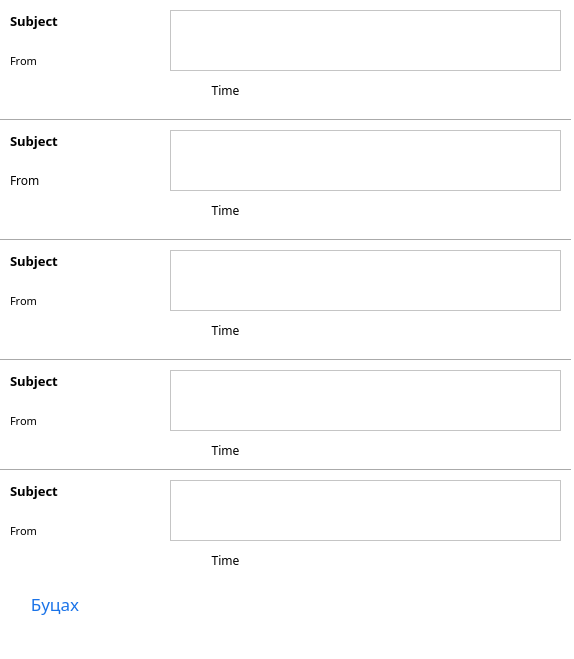
<?xml version="1.0" encoding="UTF-8"?>
<ui version="4.0">
 <class>InboxWindow</class>
 <widget class="QMainWindow" name="InboxWindow">
  <property name="geometry">
   <rect>
    <x>0</x>
    <y>0</y>
    <width>574</width>
    <height>659</height>
   </rect>
  </property>
  <property name="minimumSize">
   <size>
    <width>574</width>
    <height>659</height>
   </size>
  </property>
  <property name="maximumSize">
   <size>
    <width>574</width>
    <height>659</height>
   </size>
  </property>
  <property name="windowTitle">
   <string>Ирсэн мэйл</string>
  </property>
  <property name="windowIcon">
   <iconset>
    <normaloff>img/icon.png</normaloff>img/icon.png</iconset>
  </property>
  <property name="styleSheet">
   <string notr="true">* {
	background-color: white;
}</string>
  </property>
  <widget class="QWidget" name="centralwidget">
   <widget class="QLabel" name="lbl1Subject">
    <property name="geometry">
     <rect>
      <x>10</x>
      <y>10</y>
      <width>141</width>
      <height>21</height>
     </rect>
    </property>
    <property name="font">
     <font>
      <family>Sans Serif</family>
      <pointsize>10</pointsize>
      <weight>75</weight>
      <italic>false</italic>
      <bold>true</bold>
     </font>
    </property>
    <property name="text">
     <string>Subject</string>
    </property>
   </widget>
   <widget class="QLabel" name="lbl1From">
    <property name="geometry">
     <rect>
      <x>10</x>
      <y>50</y>
      <width>141</width>
      <height>21</height>
     </rect>
    </property>
    <property name="font">
     <font>
      <family>Sans Serif</family>
      <pointsize>8</pointsize>
     </font>
    </property>
    <property name="text">
     <string>From</string>
    </property>
   </widget>
   <widget class="Line" name="line">
    <property name="geometry">
     <rect>
      <x>0</x>
      <y>110</y>
      <width>571</width>
      <height>20</height>
     </rect>
    </property>
    <property name="orientation">
     <enum>Qt::Horizontal</enum>
    </property>
   </widget>
   <widget class="QLabel" name="lbl2From">
    <property name="geometry">
     <rect>
      <x>10</x>
      <y>170</y>
      <width>141</width>
      <height>21</height>
     </rect>
    </property>
    <property name="font">
     <font>
      <family>Sans Serif</family>
     </font>
    </property>
    <property name="text">
     <string>From</string>
    </property>
   </widget>
   <widget class="QLabel" name="lbl2Subject">
    <property name="geometry">
     <rect>
      <x>10</x>
      <y>130</y>
      <width>141</width>
      <height>21</height>
     </rect>
    </property>
    <property name="font">
     <font>
      <family>Sans Serif</family>
      <pointsize>10</pointsize>
      <weight>75</weight>
      <italic>false</italic>
      <bold>true</bold>
     </font>
    </property>
    <property name="text">
     <string>Subject</string>
    </property>
   </widget>
   <widget class="Line" name="line_2">
    <property name="geometry">
     <rect>
      <x>0</x>
      <y>230</y>
      <width>571</width>
      <height>20</height>
     </rect>
    </property>
    <property name="orientation">
     <enum>Qt::Horizontal</enum>
    </property>
   </widget>
   <widget class="QLabel" name="lbl3From">
    <property name="geometry">
     <rect>
      <x>10</x>
      <y>290</y>
      <width>141</width>
      <height>21</height>
     </rect>
    </property>
    <property name="font">
     <font>
      <family>Sans Serif</family>
      <pointsize>8</pointsize>
     </font>
    </property>
    <property name="text">
     <string>From</string>
    </property>
   </widget>
   <widget class="QLabel" name="lbl4Subject">
    <property name="geometry">
     <rect>
      <x>10</x>
      <y>370</y>
      <width>141</width>
      <height>21</height>
     </rect>
    </property>
    <property name="font">
     <font>
      <family>Sans Serif</family>
      <pointsize>10</pointsize>
      <weight>75</weight>
      <italic>false</italic>
      <bold>true</bold>
     </font>
    </property>
    <property name="text">
     <string>Subject</string>
    </property>
   </widget>
   <widget class="Line" name="line_3">
    <property name="geometry">
     <rect>
      <x>0</x>
      <y>460</y>
      <width>571</width>
      <height>20</height>
     </rect>
    </property>
    <property name="orientation">
     <enum>Qt::Horizontal</enum>
    </property>
   </widget>
   <widget class="QLabel" name="lbl4From">
    <property name="geometry">
     <rect>
      <x>10</x>
      <y>410</y>
      <width>141</width>
      <height>21</height>
     </rect>
    </property>
    <property name="font">
     <font>
      <family>Sans Serif</family>
      <pointsize>8</pointsize>
     </font>
    </property>
    <property name="text">
     <string>From</string>
    </property>
   </widget>
   <widget class="QLabel" name="lbl3Subject">
    <property name="geometry">
     <rect>
      <x>10</x>
      <y>250</y>
      <width>141</width>
      <height>21</height>
     </rect>
    </property>
    <property name="font">
     <font>
      <family>Sans Serif</family>
      <pointsize>10</pointsize>
      <weight>75</weight>
      <italic>false</italic>
      <bold>true</bold>
     </font>
    </property>
    <property name="text">
     <string>Subject</string>
    </property>
   </widget>
   <widget class="Line" name="line_4">
    <property name="geometry">
     <rect>
      <x>0</x>
      <y>350</y>
      <width>571</width>
      <height>20</height>
     </rect>
    </property>
    <property name="orientation">
     <enum>Qt::Horizontal</enum>
    </property>
   </widget>
   <widget class="QLabel" name="lbl5Subject">
    <property name="geometry">
     <rect>
      <x>10</x>
      <y>480</y>
      <width>141</width>
      <height>21</height>
     </rect>
    </property>
    <property name="font">
     <font>
      <family>Sans Serif</family>
      <pointsize>10</pointsize>
      <weight>75</weight>
      <italic>false</italic>
      <bold>true</bold>
     </font>
    </property>
    <property name="text">
     <string>Subject</string>
    </property>
   </widget>
   <widget class="QLabel" name="lbl5From">
    <property name="geometry">
     <rect>
      <x>10</x>
      <y>520</y>
      <width>141</width>
      <height>21</height>
     </rect>
    </property>
    <property name="font">
     <font>
      <family>Sans Serif</family>
      <pointsize>8</pointsize>
     </font>
    </property>
    <property name="text">
     <string>From</string>
    </property>
   </widget>
   <widget class="QPushButton" name="composeMail">
    <property name="geometry">
     <rect>
      <x>500</x>
      <y>580</y>
      <width>51</width>
      <height>51</height>
     </rect>
    </property>
    <property name="text">
     <string/>
    </property>
    <property name="icon">
     <iconset>
      <normaloff>img/compose.png</normaloff>img/compose.png</iconset>
    </property>
    <property name="iconSize">
     <size>
      <width>150</width>
      <height>150</height>
     </size>
    </property>
    <property name="default">
     <bool>true</bool>
    </property>
    <property name="flat">
     <bool>true</bool>
    </property>
   </widget>
   <widget class="QPushButton" name="backToLogin">
    <property name="geometry">
     <rect>
      <x>10</x>
      <y>590</y>
      <width>90</width>
      <height>28</height>
     </rect>
    </property>
    <property name="font">
     <font>
      <family>Sans Serif</family>
      <pointsize>13</pointsize>
      <italic>false</italic>
     </font>
    </property>
    <property name="cursor">
     <cursorShape>PointingHandCursor</cursorShape>
    </property>
    <property name="toolTip">
     <string>Үүнийг дарж шинэ хаяг нээнэ үү</string>
    </property>
    <property name="styleSheet">
     <string notr="true">color: rgb(26, 115, 232);</string>
    </property>
    <property name="text">
     <string>Буцах</string>
    </property>
    <property name="flat">
     <bool>true</bool>
    </property>
   </widget>
   <widget class="QLabel" name="lbl1Time">
    <property name="geometry">
     <rect>
      <x>170</x>
      <y>80</y>
      <width>111</width>
      <height>20</height>
     </rect>
    </property>
    <property name="font">
     <font>
      <family>Ubuntu Light</family>
     </font>
    </property>
    <property name="text">
     <string>Time</string>
    </property>
    <property name="alignment">
     <set>Qt::AlignCenter</set>
    </property>
   </widget>
   <widget class="QLabel" name="lbl2Time">
    <property name="geometry">
     <rect>
      <x>170</x>
      <y>200</y>
      <width>111</width>
      <height>20</height>
     </rect>
    </property>
    <property name="font">
     <font>
      <family>Ubuntu Light</family>
     </font>
    </property>
    <property name="text">
     <string>Time</string>
    </property>
    <property name="alignment">
     <set>Qt::AlignCenter</set>
    </property>
   </widget>
   <widget class="QLabel" name="lbl3Time">
    <property name="geometry">
     <rect>
      <x>170</x>
      <y>320</y>
      <width>111</width>
      <height>20</height>
     </rect>
    </property>
    <property name="font">
     <font>
      <family>Ubuntu Light</family>
     </font>
    </property>
    <property name="text">
     <string>Time</string>
    </property>
    <property name="alignment">
     <set>Qt::AlignCenter</set>
    </property>
   </widget>
   <widget class="QLabel" name="lbl4Time">
    <property name="geometry">
     <rect>
      <x>170</x>
      <y>440</y>
      <width>111</width>
      <height>20</height>
     </rect>
    </property>
    <property name="font">
     <font>
      <family>Ubuntu Light</family>
     </font>
    </property>
    <property name="text">
     <string>Time</string>
    </property>
    <property name="alignment">
     <set>Qt::AlignCenter</set>
    </property>
   </widget>
   <widget class="QLabel" name="lbl5Time">
    <property name="geometry">
     <rect>
      <x>170</x>
      <y>550</y>
      <width>111</width>
      <height>20</height>
     </rect>
    </property>
    <property name="font">
     <font>
      <family>Ubuntu Light</family>
     </font>
    </property>
    <property name="text">
     <string>Time</string>
    </property>
    <property name="alignment">
     <set>Qt::AlignCenter</set>
    </property>
   </widget>
   <widget class="QTextBrowser" name="txt1Body">
    <property name="geometry">
     <rect>
      <x>170</x>
      <y>10</y>
      <width>391</width>
      <height>61</height>
     </rect>
    </property>
   </widget>
   <widget class="QTextBrowser" name="txt2Body">
    <property name="geometry">
     <rect>
      <x>170</x>
      <y>130</y>
      <width>391</width>
      <height>61</height>
     </rect>
    </property>
   </widget>
   <widget class="QTextBrowser" name="txt3Body">
    <property name="geometry">
     <rect>
      <x>170</x>
      <y>250</y>
      <width>391</width>
      <height>61</height>
     </rect>
    </property>
   </widget>
   <widget class="QTextBrowser" name="txt4Body">
    <property name="geometry">
     <rect>
      <x>170</x>
      <y>370</y>
      <width>391</width>
      <height>61</height>
     </rect>
    </property>
   </widget>
   <widget class="QTextBrowser" name="txt5Body">
    <property name="geometry">
     <rect>
      <x>170</x>
      <y>480</y>
      <width>391</width>
      <height>61</height>
     </rect>
    </property>
   </widget>
  </widget>
  <widget class="QStatusBar" name="statusbar"/>
 </widget>
 <resources/>
 <connections/>
</ui>
